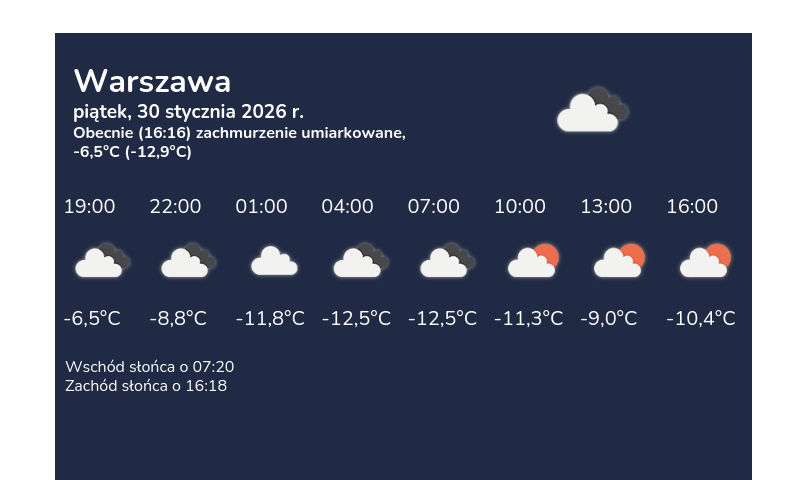
#> input picture output/pogoda_potem.png, 800 x 480 px
$ python image_prep.py output/pogoda_potem.png output/pogoda_potem.png
#> lines starting #> are read from the running program, lines starting #| are printed output that depends on the picture
"""Przygotowanie zdjęcia do wyświetlenia na e-papierze osadzonym w ramce.

Moduł celowo nie importuje `inky`, żeby dało się go uruchomić i obejrzeć wynik
na zwykłym komputerze – patrz blok `__main__` na końcu pliku.
"""

from PIL import Image, ImageEnhance, ImageFilter, ImageOps

import config


def prepare_photo(path, panel_size=None):
    """Zwraca obraz w rozmiarze panelu, ze zdjęciem wkadrowanym w okno blendy.

    Zdjęcie jest kadrowane metodą "cover": wypełnia całe widoczne okno, a nadmiar
    zostaje obcięty – bez czarnych pasów i bez rozciągania proporcji. Obszar pod
    blendą zostaje czarny, bo i tak go nie widać.
    """
    panel_size = tuple(panel_size or config.PANEL_SIZE)
    left, top = config.BLEND_LEFT, config.BLEND_TOP

    if panel_size != tuple(config.PANEL_SIZE):
        # Inny model ekranu niż ten, na którym mierzono blendę – przeskaluj offsety,
        # żeby zdjęcie nie wyszło poza panel. Wartości i tak trzeba zmierzyć na nowo.
        sx = panel_size[0] / config.PANEL_SIZE[0]
        sy = panel_size[1] / config.PANEL_SIZE[1]
        left, top = round(left * sx), round(top * sy)
        window = (
            panel_size[0] - left - round(config.BLEND_RIGHT * sx),
            panel_size[1] - top - round(config.BLEND_BOTTOM * sy),
        )
    else:
        window = config.VISIBLE_SIZE

    image = Image.open(path)
#> image is the input picture: PIL image 800x480 RGBA; mean R, G, B, A 84.9, 92.1, 111.6, 255

    # Każe libjpeg zdekodować JPEG od razu w zmniejszonej skali. Bez tego zdjęcie
    # 6000x4000 zajmuje 72 MB w pamięci, a Pi Zero 2 W ma jej 512 MB.
    image.draft("RGB", window)

    # Aparat zapisuje orientację w EXIF zamiast obracać piksele.
    image = ImageOps.exif_transpose(image)
    image = image.convert("RGB")
#> image: PIL image 800x480 RGB

    image = ImageOps.fit(
        image, window, method=Image.LANCZOS, centering=config.PHOTO_CENTERING
    )
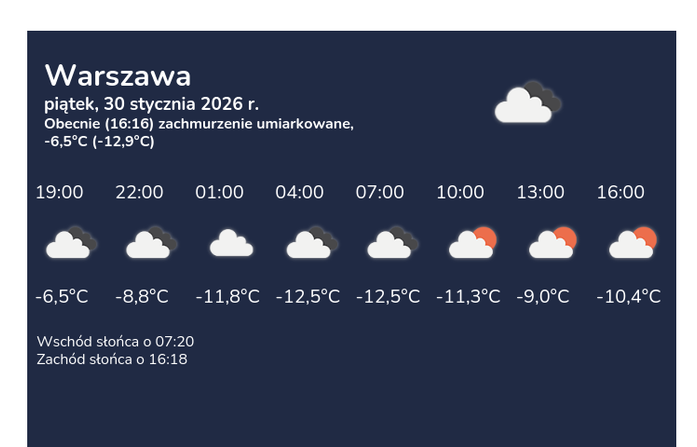
#> image: PIL image 697x447 RGB; mean R, G, B 73, 80.7, 101.6

    # Po tak dużej redukcji obraz jest miękki; e-papier dodatkowo zjada detal.
    radius, percent, threshold = config.PHOTO_UNSHARP
    image = image.filter(ImageFilter.UnsharpMask(radius, percent, threshold))

    if config.PHOTO_CONTRAST != 1.0:
        image = ImageEnhance.Contrast(image).enhance(config.PHOTO_CONTRAST)
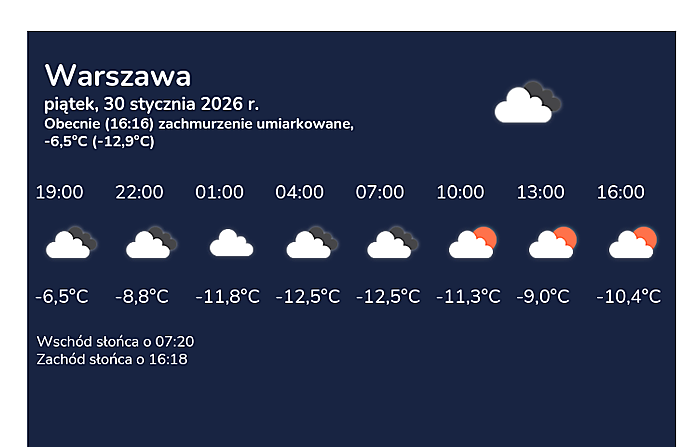
#> image: PIL image 697x447 RGB; mean R, G, B 66.9, 75.9, 99.6

    canvas = Image.new("RGB", panel_size, (0, 0, 0))
#> canvas: PIL image 800x480 RGB; every value is 0
    canvas.paste(image, (left, top))
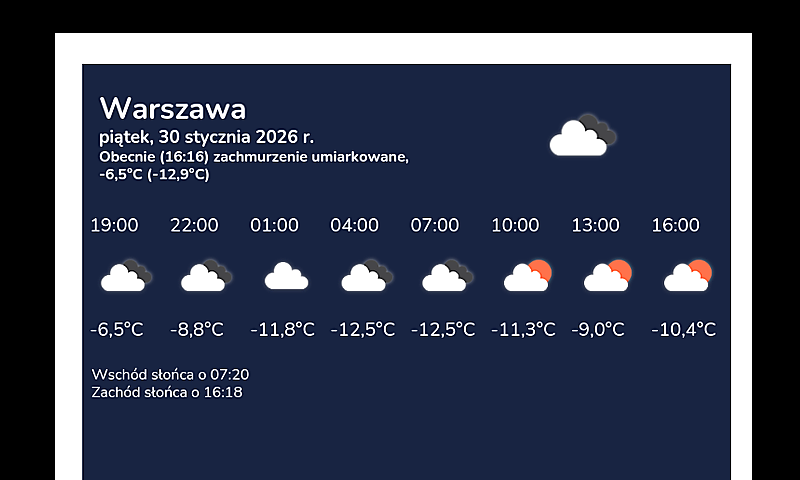
#> canvas: PIL image 800x480 RGB; mean R, G, B 54.3, 61.6, 80.8
    return canvas


if __name__ == "__main__":
    import sys
    from pathlib import Path

    if len(sys.argv) < 2:
        print("Uzycie: python image_prep.py <zdjecie> [plik_wynikowy.png]")
        raise SystemExit(1)

    source = Path(sys.argv[1])
    target = Path(sys.argv[2]) if len(sys.argv) > 2 else source.with_name(
        f"{source.stem}_podglad.png"
    )
    prepare_photo(source).save(target)
    print(f"Zapisano podglad: {target}")
